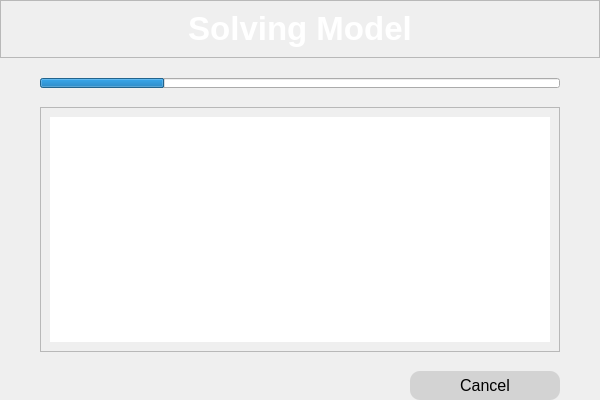
<?xml version="1.0" encoding="UTF-8"?>
<ui version="4.0">
 <class>Dialog</class>
 <widget class="QDialog" name="Dialog">
  <property name="geometry">
   <rect>
    <x>0</x>
    <y>0</y>
    <width>600</width>
    <height>400</height>
   </rect>
  </property>
  <property name="sizePolicy">
   <sizepolicy hsizetype="Fixed" vsizetype="Fixed">
    <horstretch>0</horstretch>
    <verstretch>0</verstretch>
   </sizepolicy>
  </property>
  <property name="minimumSize">
   <size>
    <width>600</width>
    <height>400</height>
   </size>
  </property>
  <property name="maximumSize">
   <size>
    <width>600</width>
    <height>400</height>
   </size>
  </property>
  <property name="windowTitle">
   <string>Dialog</string>
  </property>
  <layout class="QVBoxLayout" name="verticalLayout_4">
   <property name="spacing">
    <number>20</number>
   </property>
   <property name="leftMargin">
    <number>0</number>
   </property>
   <property name="topMargin">
    <number>0</number>
   </property>
   <property name="rightMargin">
    <number>0</number>
   </property>
   <property name="bottomMargin">
    <number>0</number>
   </property>
   <item>
    <widget class="QFrame" name="frame">
     <property name="sizePolicy">
      <sizepolicy hsizetype="Preferred" vsizetype="Fixed">
       <horstretch>0</horstretch>
       <verstretch>0</verstretch>
      </sizepolicy>
     </property>
     <property name="styleSheet">
      <string notr="true">#frame {
    background-color: qlineargradient(spread:pad, x1:0, y1:0, x2:1, y2:0, stop:0 rgba(28, 87, 57, 255), stop:1 rgba(61, 189, 124, 255)
    );
}</string>
     </property>
     <property name="frameShape">
      <enum>QFrame::StyledPanel</enum>
     </property>
     <property name="frameShadow">
      <enum>QFrame::Raised</enum>
     </property>
     <layout class="QHBoxLayout" name="horizontalLayout_3">
      <item>
       <widget class="QLabel" name="label_2">
        <property name="sizePolicy">
         <sizepolicy hsizetype="Fixed" vsizetype="Fixed">
          <horstretch>0</horstretch>
          <verstretch>0</verstretch>
         </sizepolicy>
        </property>
        <property name="font">
         <font>
          <pointsize>25</pointsize>
         </font>
        </property>
        <property name="styleSheet">
         <string notr="true">color: white</string>
        </property>
        <property name="text">
         <string>&lt;html&gt;&lt;head/&gt;&lt;body&gt;&lt;p align=&quot;center&quot;&gt;&lt;span style=&quot; font-weight:600;&quot;&gt;Solving Model&lt;/span&gt;&lt;/p&gt;&lt;/body&gt;&lt;/html&gt;</string>
        </property>
       </widget>
      </item>
     </layout>
    </widget>
   </item>
   <item>
    <layout class="QVBoxLayout" name="verticalLayout" stretch="1,4,1">
     <property name="spacing">
      <number>19</number>
     </property>
     <property name="leftMargin">
      <number>40</number>
     </property>
     <property name="rightMargin">
      <number>40</number>
     </property>
     <item>
      <widget class="QProgressBar" name="solvingModel_progressBar">
       <property name="font">
        <font>
         <pointsize>1</pointsize>
        </font>
       </property>
       <property name="styleSheet">
        <string notr="true">#progressBar {
border: none;
background-color: lightgray;
height: 8px;
border-radius: 3px;
}

#progressBar::chunk {
background-color: #1C5739;
border-radius: 3px;
}</string>
       </property>
       <property name="value">
        <number>24</number>
       </property>
       <property name="textVisible">
        <bool>false</bool>
       </property>
      </widget>
     </item>
     <item>
      <widget class="QFrame" name="solvingModel_textFrame">
       <property name="styleSheet">
        <string notr="true">#textFrame {
border-radius: 10px;
background-color: white;
border: 1px solid lightgray;
}</string>
       </property>
       <property name="frameShape">
        <enum>QFrame::StyledPanel</enum>
       </property>
       <property name="frameShadow">
        <enum>QFrame::Raised</enum>
       </property>
       <layout class="QVBoxLayout" name="verticalLayout_2">
        <item>
         <widget class="QScrollArea" name="scrollArea">
          <property name="styleSheet">
           <string notr="true">
background-color: white;
border:none;</string>
          </property>
          <property name="widgetResizable">
           <bool>true</bool>
          </property>
          <widget class="QWidget" name="scrollAreaWidgetContents">
           <property name="geometry">
            <rect>
             <x>0</x>
             <y>0</y>
             <width>500</width>
             <height>196</height>
            </rect>
           </property>
           <layout class="QVBoxLayout" name="verticalLayout_3">
            <item>
             <widget class="QTextEdit" name="textEdit">
              <property name="readOnly">
               <bool>true</bool>
              </property>
             </widget>
            </item>
           </layout>
          </widget>
         </widget>
        </item>
       </layout>
      </widget>
     </item>
     <item>
      <layout class="QHBoxLayout" name="horizontalLayout_2">
       <item>
        <spacer name="horizontalSpacer">
         <property name="orientation">
          <enum>Qt::Horizontal</enum>
         </property>
         <property name="sizeHint" stdset="0">
          <size>
           <width>40</width>
           <height>20</height>
          </size>
         </property>
        </spacer>
       </item>
       <item>
        <widget class="QPushButton" name="solving_prog_cancel_btn">
         <property name="minimumSize">
          <size>
           <width>150</width>
           <height>0</height>
          </size>
         </property>
         <property name="maximumSize">
          <size>
           <width>150</width>
           <height>16777215</height>
          </size>
         </property>
         <property name="font">
          <font>
           <pointsize>-1</pointsize>
          </font>
         </property>
         <property name="cursor">
          <cursorShape>PointingHandCursor</cursorShape>
         </property>
         <property name="styleSheet">
          <string notr="true">QPushButton {
    background-color: lightgray;
    color: black;
    padding: 5px;
    border: none;
    border-radius: 10px;
	font-size:16px;
}

QPushButton:hover {
    background-color: #FF5A4D;
color: white;
}

QPushButton:pressed {
    background-color: #E63946;
}
</string>
         </property>
         <property name="text">
          <string>Cancel</string>
         </property>
        </widget>
       </item>
      </layout>
     </item>
    </layout>
   </item>
  </layout>
 </widget>
 <resources/>
 <connections/>
</ui>
